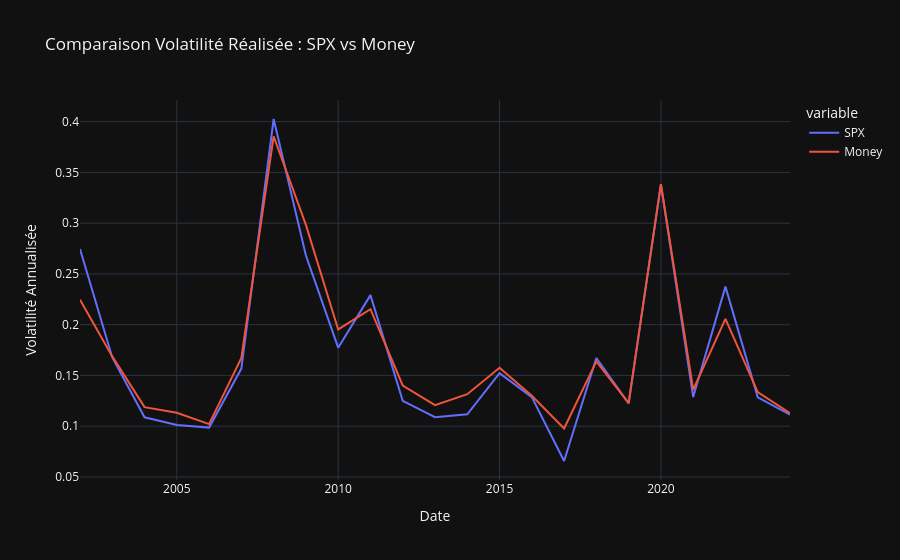

Here is the notebook cell this chart was saved with:
### Code cell
df = final[["Date", "SPX", "Money"]].copy()
df["Date"] = pd.to_datetime(df["Date"], dayfirst=True)
df.set_index("Date", inplace=True)

daily_returns = df.pct_change()
vol_df = daily_returns.groupby(daily_returns.index.year).std() * np.sqrt(252)
print(vol_df)

fig = px.line(vol_df, x=vol_df.index, y=vol_df.columns,
              labels={"value": "Volatilité Annualisée", "index": "Année"},
              title="Comparaison Volatilité Réalisée : SPX vs Money")

fig.show()

### Figure 1 — Plotly figure (JSON) as saved in the notebook; plotly's stock layout.template omitted (floating-point values rounded to 4 significant figures)
{"data": [{"hovertemplate": "variable=SPX<br>Date=%{x}<br>Volatilité Annualisée=%{y}<extra></extra>", "legendgroup": "SPX", "line": {"color": "#636efa", "dash": "solid"}, "marker": {"symbol": "circle"}, "mode": "lines", "name": "SPX", "orientation": "v", "showlegend": true, "x": [2002, 2003, 2004, 2005, 2006, 2007, 2008, 2009, 2010, 2011, 2012, 2013, 2014, 2015, 2016, 2017, 2018, 2019, 2020, 2021, 2022, 2023, 2024], "xaxis": "x", "y": [0.2745, 0.1677, 0.1088, 0.1012, 0.09861, 0.1568, 0.4026, 0.2681, 0.1774, 0.2291, 0.1249, 0.1088, 0.1117, 0.1522, 0.1287, 0.06572, 0.1672, 0.1225, 0.3383, 0.1287, 0.2375, 0.1284, 0.1114], "yaxis": "y", "type": "scatter"}, {"hovertemplate": "variable=Money<br>Date=%{x}<br>Volatilité Annualisée=%{y}<extra></extra>", "legendgroup": "Money", "line": {"color": "#EF553B", "dash": "solid"}, "marker": {"symbol": "circle"}, "mode": "lines", "name": "Money", "orientation": "v", "showlegend": true, "x": [2002, 2003, 2004, 2005, 2006, 2007, 2008, 2009, 2010, 2011, 2012, 2013, 2014, 2015, 2016, 2017, 2018, 2019, 2020, 2021, 2022, 2023, 2024], "xaxis": "x", "y": [0.2245, 0.1688, 0.1188, 0.1132, 0.1021, 0.1673, 0.3856, 0.2983, 0.1953, 0.2153, 0.1401, 0.1207, 0.1315, 0.1575, 0.1299, 0.09775, 0.1639, 0.1227, 0.3384, 0.1359, 0.2057, 0.1336, 0.1128], "yaxis": "y", "type": "scatter"}], "layout": {"xaxis": {"anchor": "y", "domain": [0.0, 1.0], "title": {"text": "Date"}}, "yaxis": {"anchor": "x", "domain": [0.0, 1.0], "title": {"text": "Volatilité Annualisée"}}, "legend": {"title": {"text": "variable"}, "tracegroupgap": 0}, "title": {"text": "Comparaison Volatilité Réalisée : SPX vs Money"}}}
